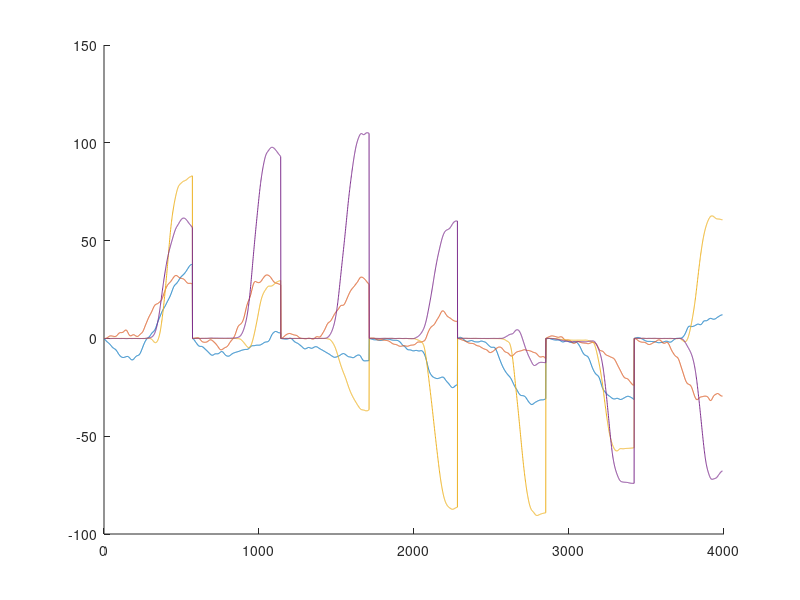
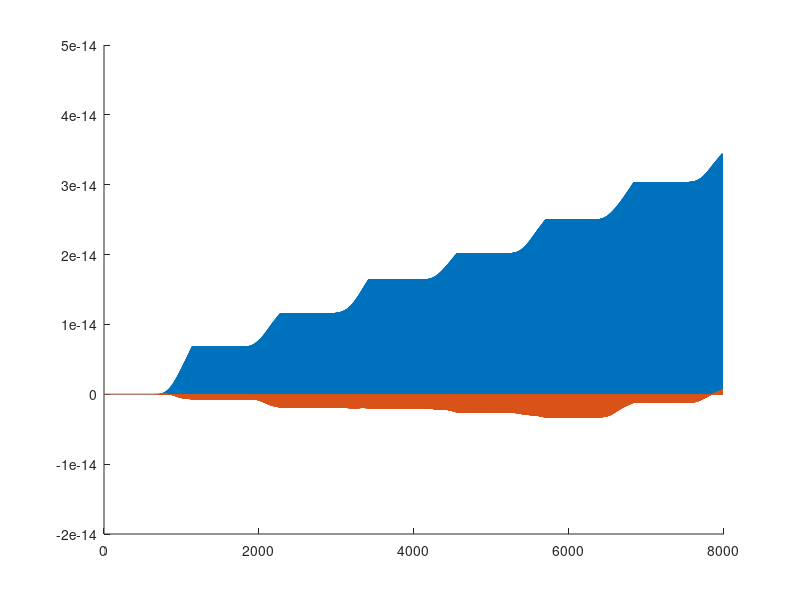
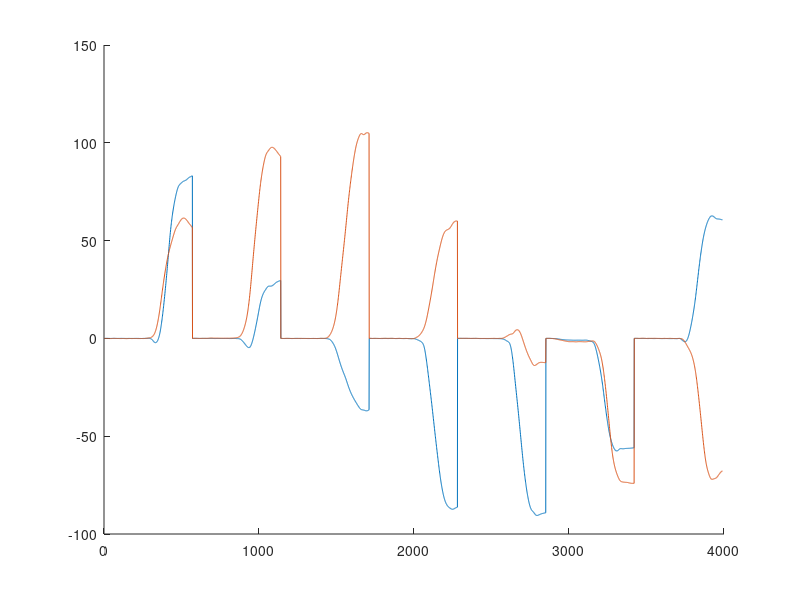

Write MATLAB code to recreate these figures, in order. (Note: this script raises an error after producing the figures.)
%% Test Complex Filter
clear 
close all
load('TrainFilter');
x = Out(1:2,:)'/2;
d = Out(5:6,:)';

z = complex(x(:,1),x(:,2));
zd = complex(d(:,1),d(:,2));

hold on
plot(x)
plot(d)

%%
w = [0;0];
W = [];
mu = 1e-20;
y = zeros(3990,1);
for k = 2:3990
%Filter output
y(k) = w'*[z(k);y(k-1)];
e(k) = zd(k) - y(k);
w = w + mu*e(k)*conj([z(k);y(k-1)]);
W = [W;w];
end

figure
hold on
plot(real(W));
plot(imag(W));
figure
hold on
plot(real(e));
plot(imag(e));
figue
hold
on
plot(real(z));
plot(real(y));